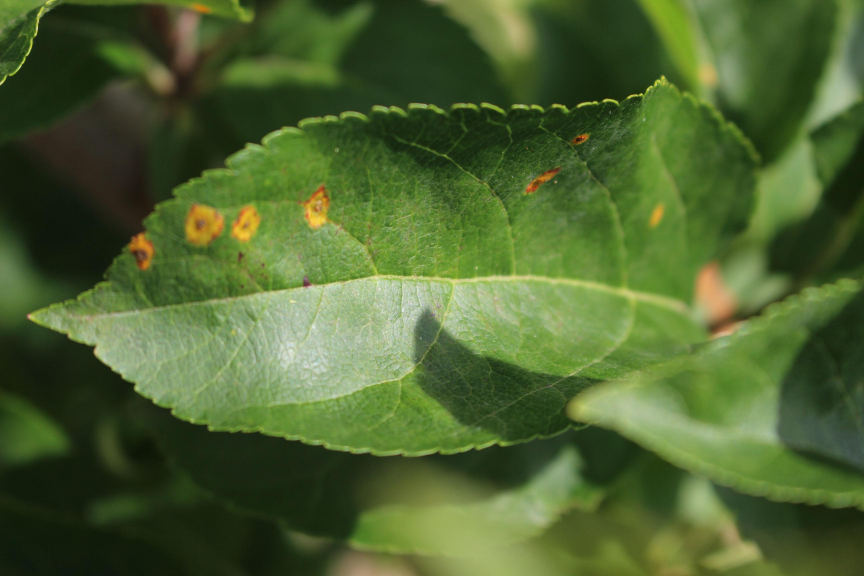
#> input picture opt/img/856339e4d939c6d8.jpg, 2592 x 1728 px (shown at 1/3 size); its folder holds 4 pictures in this run
$ jupyter execute optimazation.ipynb   (shell and % lines are left out)
#> lines starting #> are read from the running program, lines starting #| are printed output that depends on the picture
[cell 1]
from PIL import Image
import os, sys
import cv2
import numpy as np
import matplotlib.pyplot as plt

[cell 2]

path = './opt/img/'
X=[]

for img_name in os.listdir(path):
    img = cv2.imread(path+'/'+img_name)
#> img is the input picture: shape (1728, 2592, 3); mean B, G, R 49.1, 99.8, 78
    scalled_raw_img = cv2.resize(img, (256, 256))/255.0
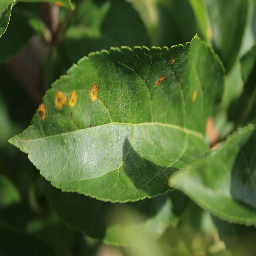
#> scalled_raw_img: shape (256, 256, 3) float64; mean B, G, R 0.193, 0.391, 0.306
    X.append(scalled_raw_img)
#> pass 2 of the loop `for img_name in os.listdir(path):`:
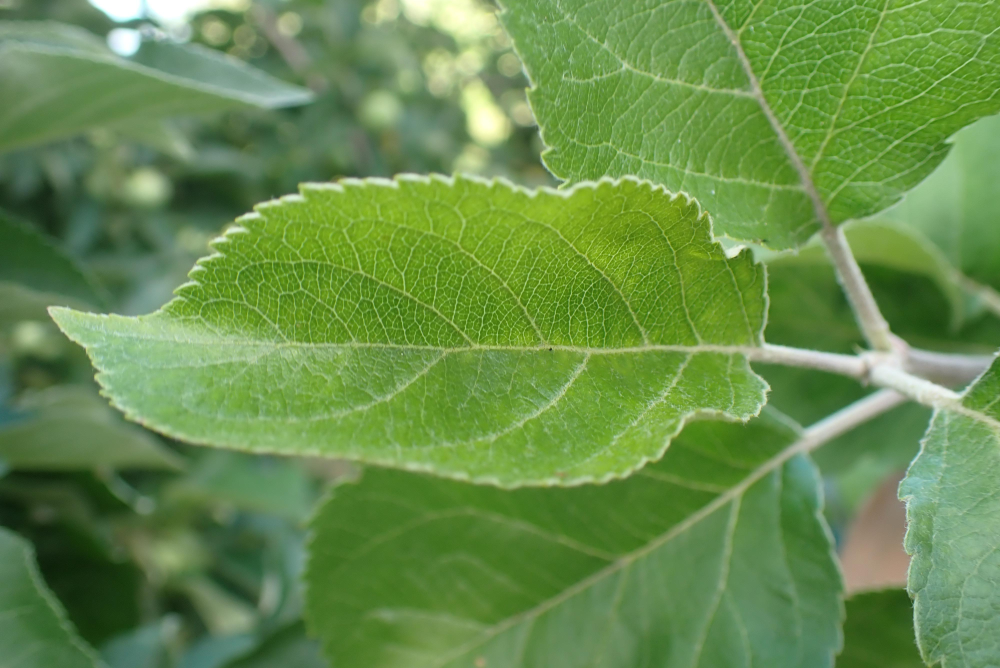
#> input picture opt/img/88dc1ee9f4258fa2.jpg, 4000 x 2672 px (shown at 1/4 size)
#> img is the input picture: shape (2672, 4000, 3); mean B, G, R 76.1, 141.3, 103.4
#> `scalled_raw_img = cv2.resize(img, (256, 256))/255.0`:
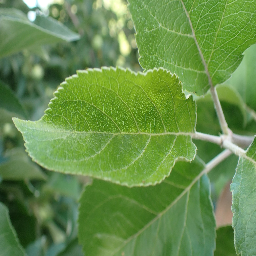
#> scalled_raw_img: shape (256, 256, 3) float64; mean B, G, R 0.298, 0.554, 0.405
#> pass 3 of the loop `for img_name in os.listdir(path):`:
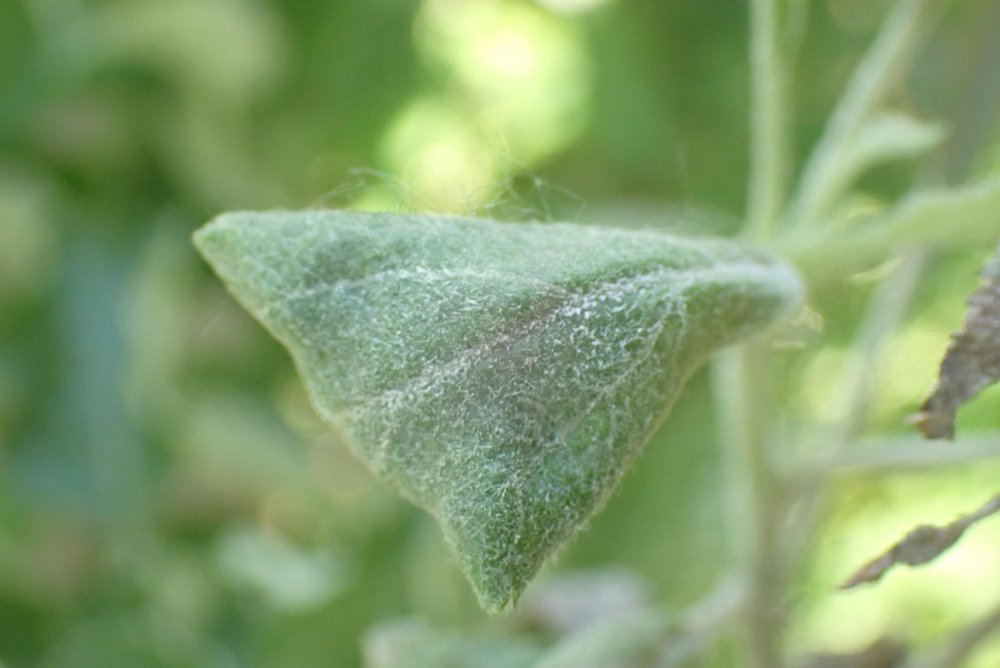
#> input picture opt/img/8d5d196058f3d627.jpg, 4000 x 2672 px (shown at 1/4 size)
#> img is the input picture: shape (2672, 4000, 3); mean B, G, R 110.2, 159.4, 131.9
#> `scalled_raw_img = cv2.resize(img, (256, 256))/255.0`:
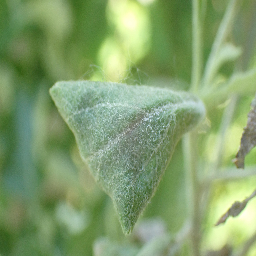
#> scalled_raw_img: shape (256, 256, 3) float64; mean B, G, R 0.432, 0.625, 0.517
#> the loop made 4 passes; the first 3 are shown
